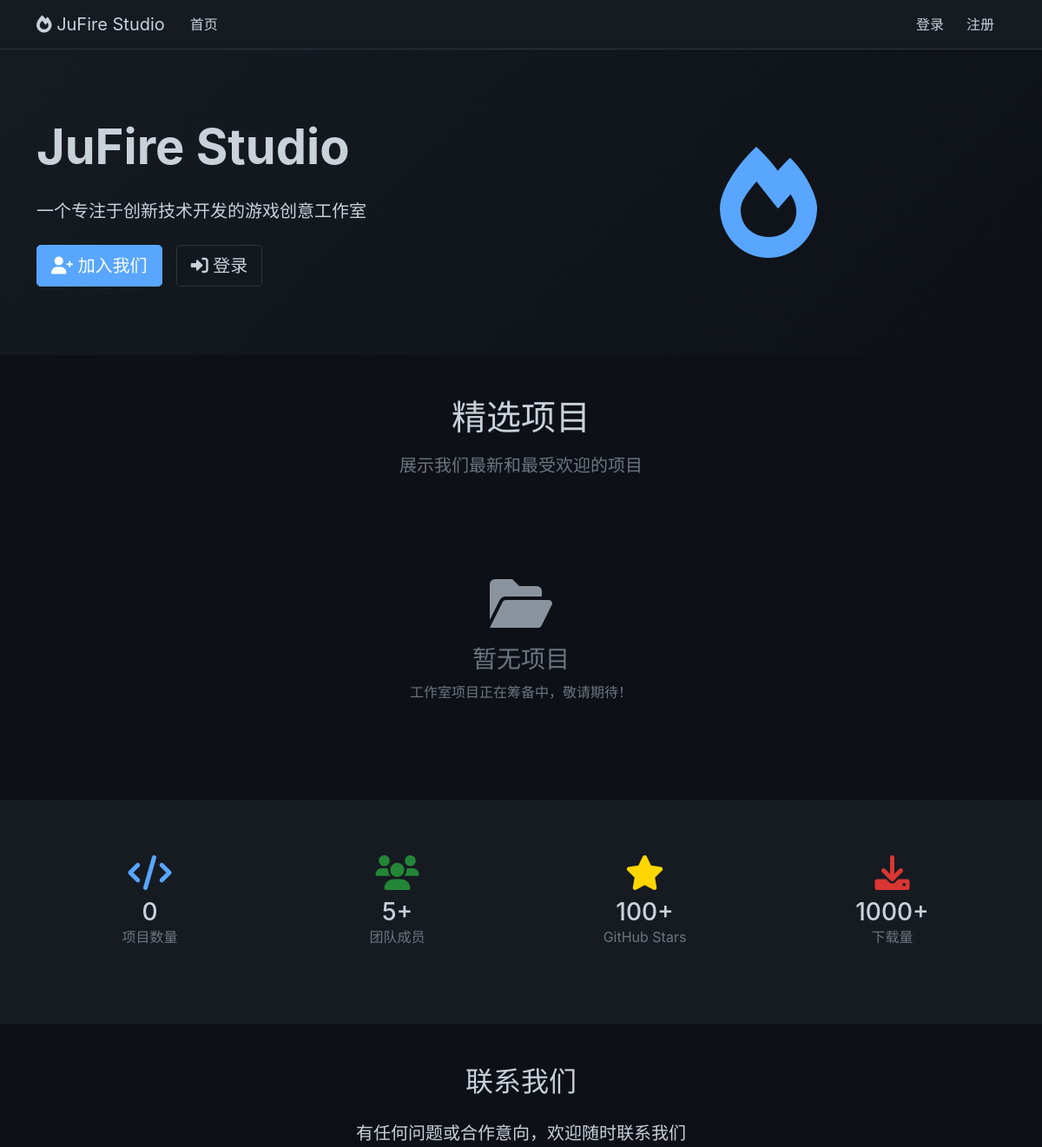
Before: / (upper part) with the older database file.
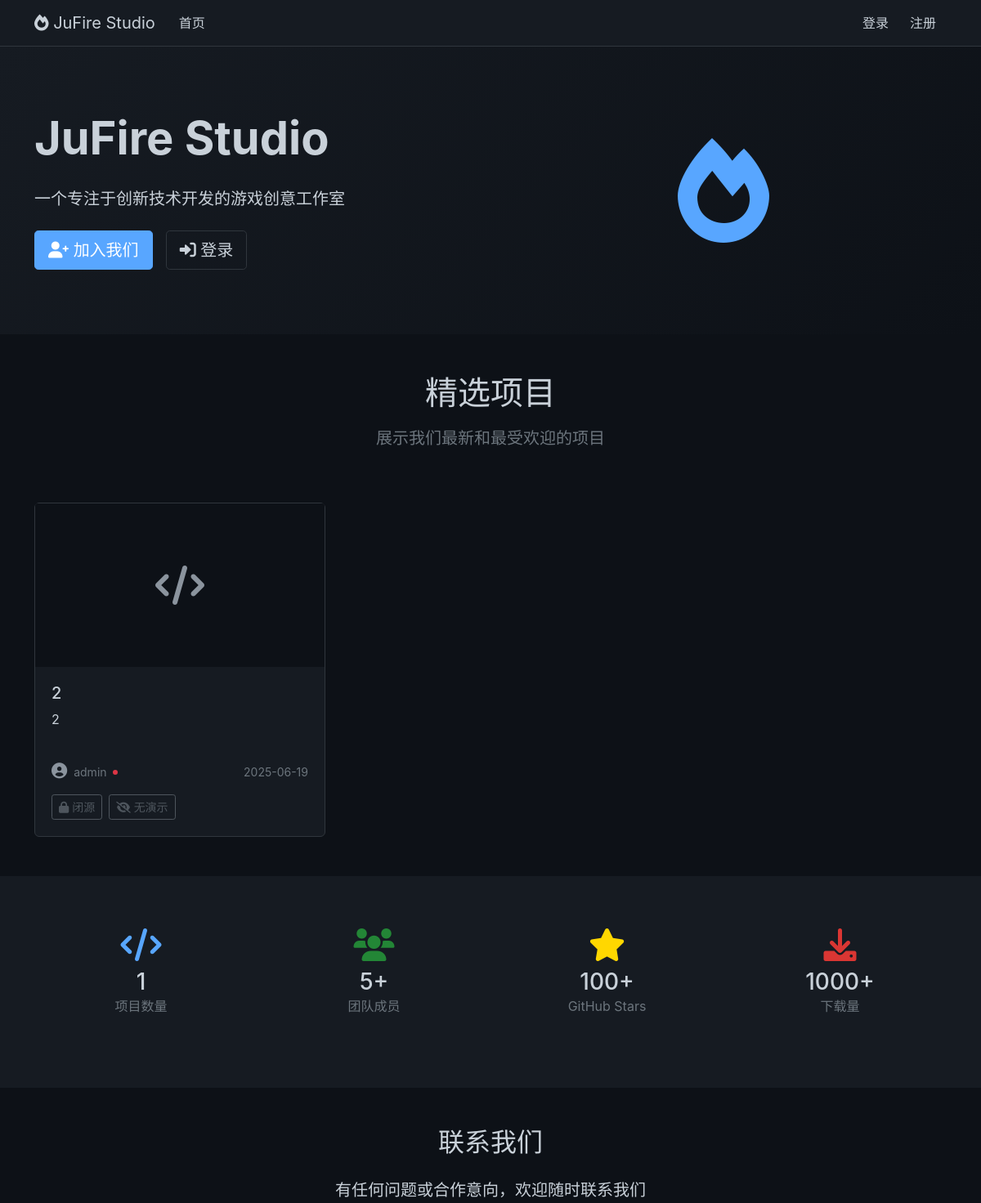
After: the same page with the newer database file.
### app.py (models this page shows, shortened)
class Project(db.Model):
    id = db.Column(db.Integer, primary_key=True)
    title = db.Column(db.String(100), nullable=False)
    description = db.Column(db.Text)
    github_url = db.Column(db.String(200))
    demo_url = db.Column(db.String(200))
    image_url = db.Column(db.String(200))
    created_at = db.Column(db.DateTime, default=datetime.now)
    is_featured = db.Column(db.Boolean, default=False)
    author_id = db.Column(db.Integer, db.ForeignKey("user.id"))
    author = db.relationship("User", backref=db.backref("projects", lazy=True))

class User(db.Model):
    id = db.Column(db.Integer, primary_key=True)
    username = db.Column(db.String(80), unique=True, nullable=False)
    email = db.Column(db.String(120), unique=True, nullable=False)
    password_hash = db.Column(db.String(120), nullable=False)
    role = db.Column(db.Integer, default=ROLE_GUEST)
    created_at = db.Column(db.DateTime, default=datetime.now)
    is_active = db.Column(db.Boolean, default=True)
    avatar_path = db.Column(db.String(200), default=None)

### app.py (the view)
@app.route("/")
def index():
    studio_info = StudioInfo.query.first()
    projects = (
        Project.query.filter_by(is_featured=True)
        .order_by(Project.created_at.desc())
        .limit(6)
        .all()
    )
    current_user = None
    if "user_id" in session:
        current_user = db.session.get(User, session["user_id"])
    return render_template(
        "index.html",
        studio_info=studio_info,
        projects=projects,
        current_user=current_user,
    )

### app.py (called while the page is built)
@app.before_request
def csrf_protect():
    if "_csrf_token" not in session:
        session["_csrf_token"] = secrets.token_hex(16)

### templates/index.html (shortened to what the changed rows need)
{% extends "base.html" %}
{% block content %}
<section class="hero-section">
  <div class="container">
    <div class="row align-items-center">
      <div class="col-lg-6">
        <h1 class="display-4 fw-bold mb-4">
          {% if studio_info %} {{ studio_info.name }} {% else %} JuFire Studio
          {% endif %}
        </h1>
      </div>
    </div>
  </div>
</section>
<section class="py-5">
  <div class="container">
    <div class="row mb-5">
      <div class="col-12 text-center">
        <h2 class="h1 mb-3">精选项目</h2>
      </div>
    </div>
    {% if projects %}
    <div class="row g-4">
      {% for project in projects %}
      <div class="col-md-6 col-lg-4">
        <div class="card project-card h-100">
          {% if project.image_url %}
          <img
            src="{{ project.image_url }}"
            class="card-img-top"
            alt="{{ project.title }}"
            style="height: 200px; object-fit: cover"
          />
          {% else %}
          <div
            class="card-img-top d-flex align-items-center justify-content-center"
            style="height: 200px; background-color: var(--github-bg)"
          >
            <i
              class="fas fa-code"
              style="font-size: 3rem; color: var(--github-text-secondary)"
            ></i>
          </div>
          {% endif %}
          <div class="card-body d-flex flex-column">
            <h5 class="card-title">{{ project.title }}</h5>
            <p class="card-text flex-grow-1">
              {{ project.description[:100] }}
            </p>
            <div class="mt-auto">
              <div class="d-flex justify-content-between align-items-center">
                <div class="d-flex align-items-center">
                  <div class="me-2">
                    {% if project.author and project.author.avatar_path %}
                    <img
                      src="{{ url_for('user_avatar', filename=project.author.avatar_path) }}"
                      alt="{{ project.author.username }}的头像"
                      class="rounded-circle"
                      style="width: 24px; height: 24px; object-fit: cover"
                    />
                    {% else %}
                    <i
                      class="fas fa-user-circle"
                      style="
                        font-size: 1.2rem;
                        color: var(--github-text-secondary);
                      "
                    ></i>
                    {% endif %}
                  </div>
                  <small class="text-muted">
                    {% if project.author %} {{ project.author.username }}
                    <span
                      class="ms-1"
                      style="display: inline-block; width: 6px; height: 6px; border-radius: 50%; background-color: {% if project.author.role == 3 %}var(--bs-danger){% elif project.author.role == 2 %}var(--bs-warning){% elif project.author.role == 1 %}var(--bs-success){% else %}var(--bs-secondary){% endif %}; vertical-align: middle; position: relative; top: -1px;"
                    ></span>
                    {% else %} 未知 {% endif %}
                  </small>
                </div>
                <small class="text-muted">
                  {{ project.created_at.strftime('%Y-%m-%d') }}
                </small>
              </div>
              <div class="mt-3 d-flex gap-2">
                {% if project.github_url %}
                <a
                  href="{{ project.github_url }}"
                  class="btn btn-sm btn-outline-light"
                  target="_blank"
                >
                  <i class="fab fa-github"></i> 仓库
                </a>
                {% else %}
                <button class="btn btn-sm btn-outline-secondary" disabled>
                  <i class="fas fa-lock"></i> 闭源
                </button>
                {% endif %} {% if project.demo_url %}
                <a
                  href="{{ project.demo_url }}"
                  class="btn btn-sm btn-primary"
                  target="_blank"
                >
                  <i class="fas fa-external-link-alt"></i> 演示
                </a>
                {% else %}
                <button class="btn btn-sm btn-outline-secondary" disabled>
                  <i class="fas fa-eye-slash"></i> 无演示
                </button>
                {% endif %}
              </div>
            </div>
          </div>
        </div>
      </div>
      {% endfor %}
    </div>
    {% else %}
    <div class="row">
      <div class="col-12 text-center">
        <div class="py-5">
          <i
            class="fas fa-folder-open"
            style="font-size: 4rem; color: var(--github-text-secondary)"
          ></i>
          <h3 class="mt-3 text-muted">暂无项目</h3>
          <p class="text-muted">工作室项目正在筹备中，敬请期待！</p>
        </div>
      </div>
    </div>
    {% endif %}
  </div>
</section>
<section class="py-5" style="background-color: var(--github-secondary)">
  <div class="container">
    <div class="row text-center">
      <div class="col-md-3 col-6 mb-4">
        <div class="p-3">
          <i
            class="fas fa-code"
            style="font-size: 2.5rem; color: var(--github-accent)"
          ></i>
          <h3 class="mt-2 mb-0">{{ projects|length if projects else 0 }}</h3>
          <p class="text-muted mb-0">项目数量</p>
        </div>
      </div>
    </div>
  </div>
</section>
<section class="py-5">
  <div class="container">
    <div class="row justify-content-center">
      <div class="col-lg-8 text-center">
        <h2 class="mb-4">联系我们</h2>
      </div>
    </div>
  </div>
</section>
{% endblock %}

Changed rows visible on the page:
now on this page (row edited): Project: title "2", description "2", author.username "admin", created_at "2025-06-19", github_url "闭源", demo_url "无演示"
Other visible differences:
{{ projects|length if projects else 0 }}: "0" → "1"
text no longer shown: "暂无项目 工作室项目正在筹备中，敬请期待！"
